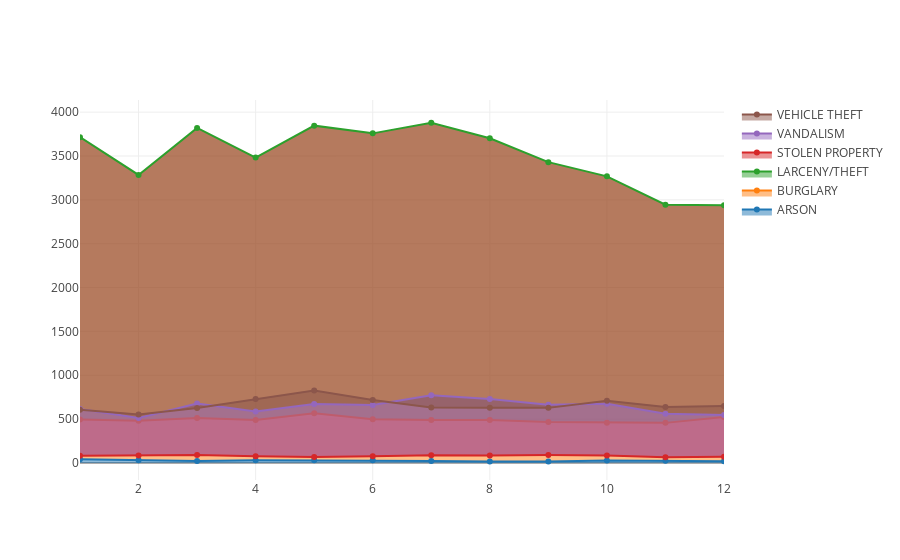

Notebook cell for this chart:
### Code cell
trace1 = go.Scatter(
    x=crime_sorted[(crime_sorted['Category']=='ARSON')].month,
    y=crime_sorted[(crime_sorted['Category']=='ARSON')].IncidntNum,
    fill='tozeroy',
    name = 'ARSON', # Style name/legend entry with html tags
    
)
trace2 = go.Scatter(
    x=crime_sorted[(crime_sorted['Category']=='BURGLARY')].month,
    y=crime_sorted[(crime_sorted['Category']=='BURGLARY')].IncidntNum,
    fill='tonexty',
    name = 'BURGLARY'
)
trace3 = go.Scatter(
    x=crime_sorted[(crime_sorted['Category']=='LARCENY/THEFT')].month,
    y=crime_sorted[(crime_sorted['Category']=='LARCENY/THEFT')].IncidntNum,
    fill='tonexty',
    name = 'LARCENY/THEFT'
    
)
trace4 = go.Scatter(
    x=crime_sorted[(crime_sorted['Category']=='STOLEN PROPERTY')].month,
    y=crime_sorted[(crime_sorted['Category']=='STOLEN PROPERTY')].IncidntNum,
    fill='tonexty',
    name = 'STOLEN PROPERTY'
)
trace5 = go.Scatter(
    x=crime_sorted[(crime_sorted['Category']=='VANDALISM')].month,
    y=crime_sorted[(crime_sorted['Category']=='VANDALISM')].IncidntNum,
    fill='tonexty',
    name = 'VANDALISM'
)
trace6 = go.Scatter(
    x=crime_sorted[(crime_sorted['Category']=='VEHICLE THEFT')].month,
    y=crime_sorted[(crime_sorted['Category']=='VEHICLE THEFT')].IncidntNum,
    fill='tonexty',
    name = 'VEHICLE THEFT'
)


data = [trace1, trace2,trace3, trace4, trace5, trace6]

fig = go.Figure(data=data)
iplot(fig)

### Figure 1 — Plotly figure (JSON) as saved in the notebook; plotly's stock layout.template omitted (floating-point values rounded to 4 significant figures)
{"data": [{"fill": "tozeroy", "name": "ARSON", "type": "scatter", "x": ["01", "02", "03", "04", "05", "06", "07", "08", "09", "10", "11", "12"], "y": [41, 31, 21, 30, 30, 31, 23, 16, 16, 28, 25, 19]}, {"fill": "tonexty", "name": "BURGLARY", "type": "scatter", "x": ["01", "02", "03", "04", "05", "06", "07", "08", "09", "10", "11", "12"], "y": [495, 481, 513, 490, 568, 498, 490, 490, 467, 458, 457, 524]}, {"fill": "tonexty", "name": "LARCENY/THEFT", "type": "scatter", "x": ["01", "02", "03", "04", "05", "06", "07", "08", "09", "10", "11", "12"], "y": [3715, 3284, 3820, 3482, 3846, 3758, 3879, 3702, 3430, 3268, 2945, 2939]}, {"fill": "tonexty", "name": "STOLEN PROPERTY", "type": "scatter", "x": ["01", "02", "03", "04", "05", "06", "07", "08", "09", "10", "11", "12"], "y": [82, 84, 92, 77, 68, 75, 87, 84, 90, 84, 65, 71]}, {"fill": "tonexty", "name": "VANDALISM", "type": "scatter", "x": ["01", "02", "03", "04", "05", "06", "07", "08", "09", "10", "11", "12"], "y": [616, 513, 678, 587, 672, 662, 773, 729, 663, 674, 561, 547]}, {"fill": "tonexty", "name": "VEHICLE THEFT", "type": "scatter", "x": ["01", "02", "03", "04", "05", "06", "07", "08", "09", "10", "11", "12"], "y": [606, 552, 626, 728, 825, 717, 633, 630, 628, 710, 639, 649]}], "layout": {}}
